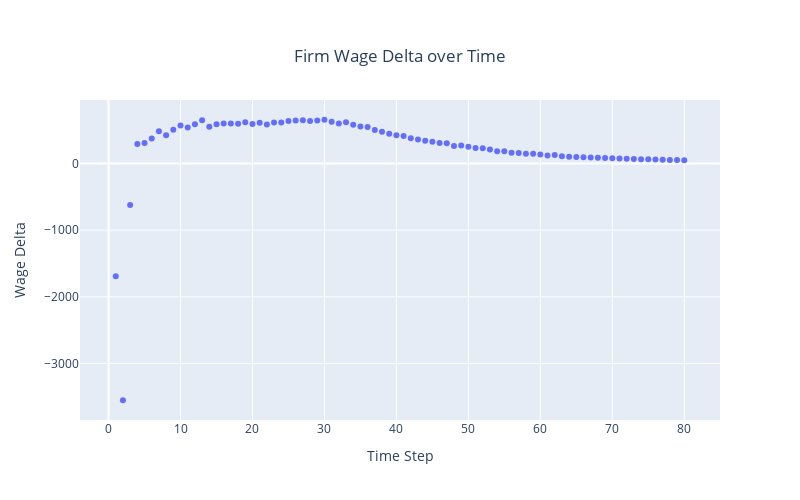

Notebook source saved alongside this figure:
### Code cell
import plotly.express as px
wage_delta_values = firm_df['wage_delta'].dropna().tolist()
print(wage_delta_values)
fig = px.scatter(firm_df, x='time_step', y='wage_delta', title='Firm Wage Delta over Time', labels={'wage_delta': 'Wage Delta', 'time_step': 'Time Step'})

# Customize the layout if needed
fig.update_layout(
    width=800,
    height=500,
    xaxis_title='Time Step',
    yaxis_title='Wage Delta',
    title_x=0.5,  # Center the title
    title_y=0.9,  # Adjust the title position
)

fig.show()

### Figure 1 — Plotly figure (JSON) as saved in the notebook; plotly's stock layout.template omitted (floating-point values rounded to 4 significant figures)
{"data": [{"hovertemplate": "Time Step=%{x}<br>Wage Delta=%{y}<extra></extra>", "legendgroup": "", "marker": {"color": "#636efa", "symbol": "circle"}, "mode": "markers", "name": "", "orientation": "v", "showlegend": false, "type": "scatter", "x": [1, 2, 3, 4, 5, 6, 7, 8, 9, 10, 11, 12, 13, 14, 15, 16, 17, 18, 19, 20, 21, 22, 23, 24, 25, 26, 27, 28, 29, 30, 31, 32, 33, 34, 35, 36, 37, 38, 39, 40, 41, 42, 43, 44, 45, 46, 47, 48, 49, 50, 51, 52, 53, 54, 55, 56, 57, 58, 59, 60, 61, 62, 63, 64, 65, 66, 67, 68, 69, 70, 71, 72, 73, 74, 75, 76, 77, 78, 79, 80], "xaxis": "x", "y": [-1690.0, -3550.0, -622.1, 292.0, 306.5, 372.6, 480.5, 421.6, 504.6, 569.4, 539.7, 586.4, 646.5, 550.8, 586.5, 599.5, 599.7, 593.4, 615.0, 590.0, 607.8, 581.4, 613.9, 613.2, 636.8, 643.4, 648.1, 637.0, 642.6, 654.1, 625.8, 596.8, 616.7, 579.6, 552.1, 544.3, 500.8, 473.3, 442.8, 422.1, 409.7, 375.8, 357.3, 339.3, 325.8, 304.0, 300.3, 261.7, 269.6, 248.9, 230.0, 225.5, 207.3, 182.5, 181.9, 159.0, 155.9, 143.9, 145.6, 133.3, 118.0, 125.8, 105.8, 101.5, 97.17, 92.98, 88.89, 84.91, 81.06, 77.34, 73.75, 70.29, 66.96, 63.77, 60.71, 57.78, 54.98, 52.3, 49.74, 47.3], "yaxis": "y"}], "layout": {"height": 500, "legend": {"tracegroupgap": 0}, "title": {"text": "Firm Wage Delta over Time", "x": 0.5, "y": 0.9}, "width": 800, "xaxis": {"anchor": "y", "domain": [0, 1], "title": {"text": "Time Step"}}, "yaxis": {"anchor": "x", "domain": [0, 1], "title": {"text": "Wage Delta"}}}}
